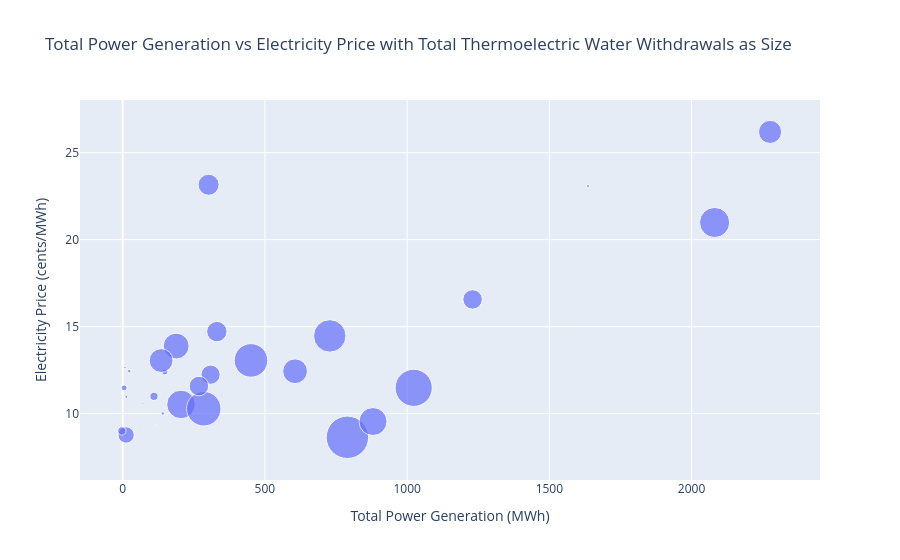

The notebook cell this image was saved under:
### Code cell
#Using plotly express to add a qualitative variable as state in Total Power Generation vs Electricity Price, with thermelectric water withdrawals by size 
import plotly.express as px
fig = px.scatter(df_master, x = 'total_generation', y='price', hover_name = 'state_or_region', size = 'total_wd_mgd', size_max = 30, 
#manually assign hover labels 
labels = {'total_generation' : 'Total Power Generation (MWh)', 'price' : 'Electricity Price (cents/MWh)','state_or_region' : 'State', 'total_wd_mgd' : 'Total Thermoelectric Water Withdrawals (mg/d)'}, 
title = 'Total Power Generation vs Electricity Price with Total Thermoelectric Water Withdrawals as Size')
#adjust marker size for better visibility
fig.write_html('../outputs/figures/Scatter_plot_1.html')
fig.show()

### Figure 1 — Plotly figure (JSON) as saved in the notebook; plotly's stock layout.template omitted (floating-point values rounded to 4 significant figures)
{"data": [{"hovertemplate": "<b>%{hovertext}</b><br><br>Total Power Generation (MWh)=%{x}<br>Electricity Price (cents/MWh)=%{y}<br>Total Thermoelectric Water Withdrawals (mg/d)=%{marker.size}<extra></extra>", "hovertext": ["Arizona", "California", "Colorado", "Connecticut", "Delaware", "Florida", "Georgia", "Idaho", "Illinois", "Indiana", "Iowa", "Maryland", "Massachusetts", "Michigan", "Minnesota", "Missouri", "Nebraska", "Nevada", "New Jersey", "New York", "North Carolina", "Ohio", "Oklahoma", "Oregon", "Pennsylvania", "Texas", "Utah", "Virginia", "Washington", "Wisconsin"], "legendgroup": "", "marker": {"color": "#636efa", "size": [168.7, 2347.0, 50.92, 1944.0, 21.89, 6066.0, 149.8, 2.027, 4950.0, 2940.0, 294.4, 1819.0, 42.54, 4627.0, 1625.0, 3582.0, 1168.0, 9.676, 1666.0, 3982.0, 5223.0, 1681.0, 307.6, 18.8, 2689.0, 7904.0, 49.73, 3432.0, 37.9, 2489.0], "sizemode": "area", "sizeref": 8.783, "symbol": "circle"}, "mode": "markers", "name": "", "orientation": "v", "showlegend": false, "type": "scatter", "x": [148.0, 2276.0, 23.0, 302.0, 8.0, 1023.0, 5.0, 74.0, 451.0, 188.0, 110.0, 331.0, 1636.0, 728.0, 309.0, 205.0, 12.0, 117.0, 1230.0, 2081.0, 285.0, 268.0, -3.0, 71.0, 606.0, 790.0, 141.0, 880.0, 13.0, 135.0], "xaxis": "x", "y": [12.4, 26.19, 12.44, 23.16, 12.65, 11.48, 11.48, 9.251, 13.06, 13.88, 10.99, 14.72, 23.08, 14.47, 12.24, 10.53, 8.77, 9.338, 16.56, 20.99, 10.28, 11.58, 9.002, 10.56, 12.44, 8.639, 10.01, 9.544, 10.96, 13.05], "yaxis": "y"}], "layout": {"legend": {"itemsizing": "constant", "tracegroupgap": 0}, "title": {"text": "Total Power Generation vs Electricity Price with Total Thermoelectric Water Withdrawals as Size"}, "xaxis": {"anchor": "y", "domain": [0, 1], "title": {"text": "Total Power Generation (MWh)"}}, "yaxis": {"anchor": "x", "domain": [0, 1], "title": {"text": "Electricity Price (cents/MWh)"}}}}
